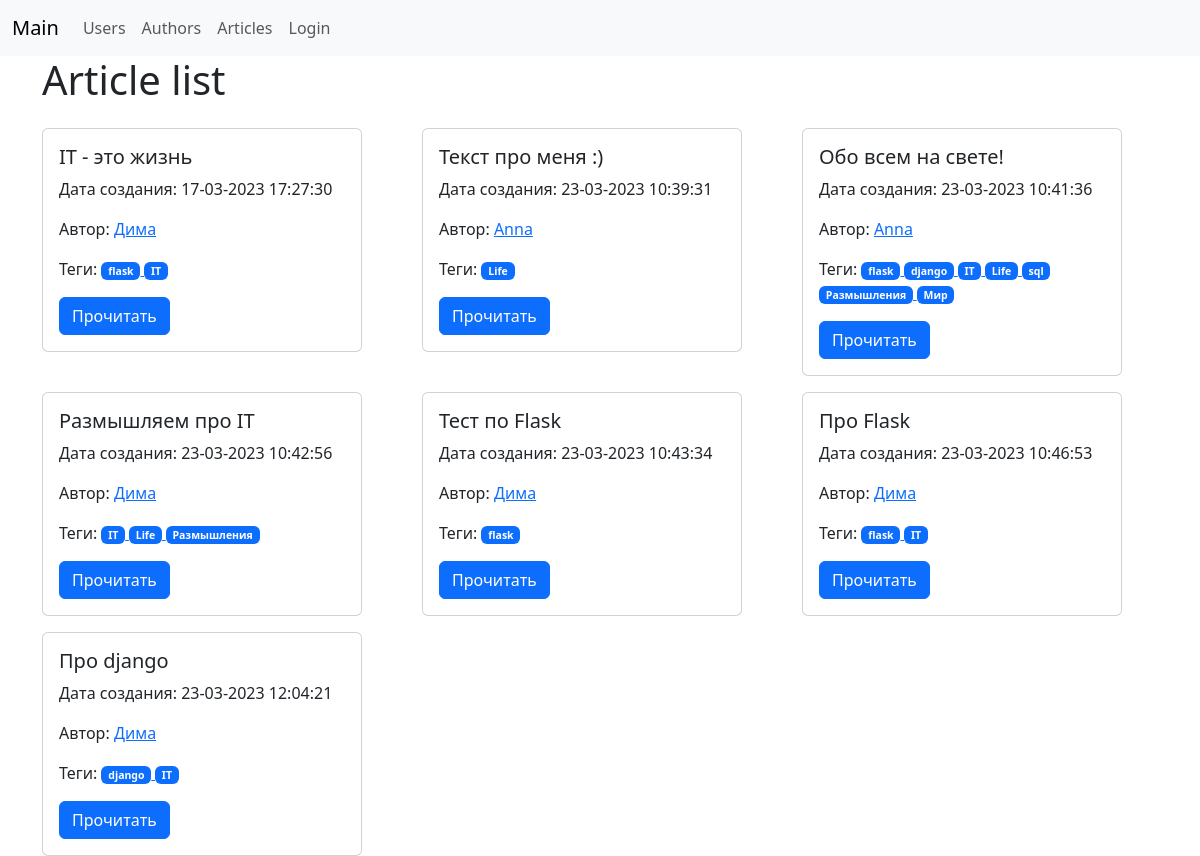
The page /articles/list on the database its author committed.
### blog/models/article.py (models this page shows, shortened)
class Article(db.Model):
    __tablename__ = 'articles'
    id = Column(Integer, primary_key=True)
    author_id = Column(Integer, ForeignKey("authors.id"), nullable=False)
    title = Column(String(255))
    text = Column(Text)
    created_at = Column(DateTime, default=datetime.utcnow)
    updated_at = Column(DateTime, default=datetime.utcnow, onupdate=datetime.utcnow)
    author = relationship("Author", back_populates="articles")
    tags = relationship("Tag", secondary=article_tag_associations_table, back_populates="articles")

### blog/models/user.py (models this page shows, shortened)
class User(db.Model, UserMixin):
    __tablename__ = 'users'
    id = Column(Integer, primary_key=True)
    first_name = Column(String(255), nullable=False)
    last_name = Column(String(255), nullable=False)
    email = Column(String(255), unique=True)
    is_staff = Column(Boolean, nullable=False, default=False)
    password = Column(String(255), nullable=False)
    author = relationship("Author", uselist=False, back_populates="user")

### blog/models/tag.py (models this page shows, shortened)
class Tag(db.Model):
    __tablename__ = "tags"
    id = Column(Integer, primary_key=True)
    name = Column(String(80), nullable=False)
    articles = relationship("Article", secondary=article_tag_associations_table, back_populates="tags")

### blog/articles/views.py (the view)
@articleBlueprint.route('/list', methods=["GET"])
def article_list():
    return render_template("articles/list.html", articles=Article.query.all())

### blog/models/author.py (called while the page is built)
    def __str__(self):
        return f"{self.user.first_name}"

### blog/templates/articles/list.html (shortened to what this page needs)
{% from "macro/refactorDate.html" import refactorDate %}
{% extends 'base.html'%}
{% block body%}
<h1>Article list {% if tag %} with tag <span class="badge text-bg-primary">{{ tag }}</span> {% endif %}</h1>
    <div class="row row-cols-3">
            {% for article in articles %}
            <div class="col gy-3">
                <div class="card" style="width: 20rem;">
                  <div class="card-body">
                    <h5 class="card-title">{{article.title}}</h5>
                    <p class="card-text">Дата создания: {{refactorDate(article.created_at)}}</p>
                      <p class="card-text">
                            Автор: <a href="{{ url_for('userBlueprint.get_user', pk=article.author.id) }}">{{article.author}}</a>
                      </p>
                      <p class="card-text">
                              {% if article.tags %}
                                Теги:
                                    {% for tag in article.tags %}
                                            <small>
                                                <a  href="{{ url_for('articleBlueprint.article_by_tag',tag_name=tag.name)}}">
                                                    <span class="badge text-bg-primary">{{tag.name}}</span>
                                                </a>
                                            </small>
                                    {% endfor %}
                                {% endif %}
                      </p>
                    <a href="{{ url_for('articleBlueprint.article_current', pk=article.id) }}" class="btn btn-primary">Прочитать</a>
                  </div>
                </div>
            </div>
            {%endfor%}
    </div>
{% endblock %}

### blog/templates/macro/refactorDate.html
{% macro refactorDate(date) %}
    {{date.strftime('%d-%m-%Y %H:%M:%S')}}
{% endmacro %}

### rows shown on the page
Article: title "IT - это жизнь", strftime "17-03-2023 17:27:30", author "Дима"
Tag: name "flask"
Tag: name "IT"
Article: title "Текст про меня :)", strftime "23-03-2023 10:39:31", author "Anna"
Tag: name "Life"
Article: title "Обо всем на свете!", strftime "23-03-2023 10:41:36", author "Anna"
Tag: name "django"
Tag: name "sql"
Tag: name "Размышления"
Tag: name "Мир"
Article: title "Размышляем про IT", strftime "23-03-2023 10:42:56", author "Дима"
Article: title "Тест по Flask", strftime "23-03-2023 10:43:34", author "Дима"
Article: title "Про Flask", strftime "23-03-2023 10:46:53", author "Дима"
Article: title "Про django", strftime "23-03-2023 12:04:21", author "Дима"
